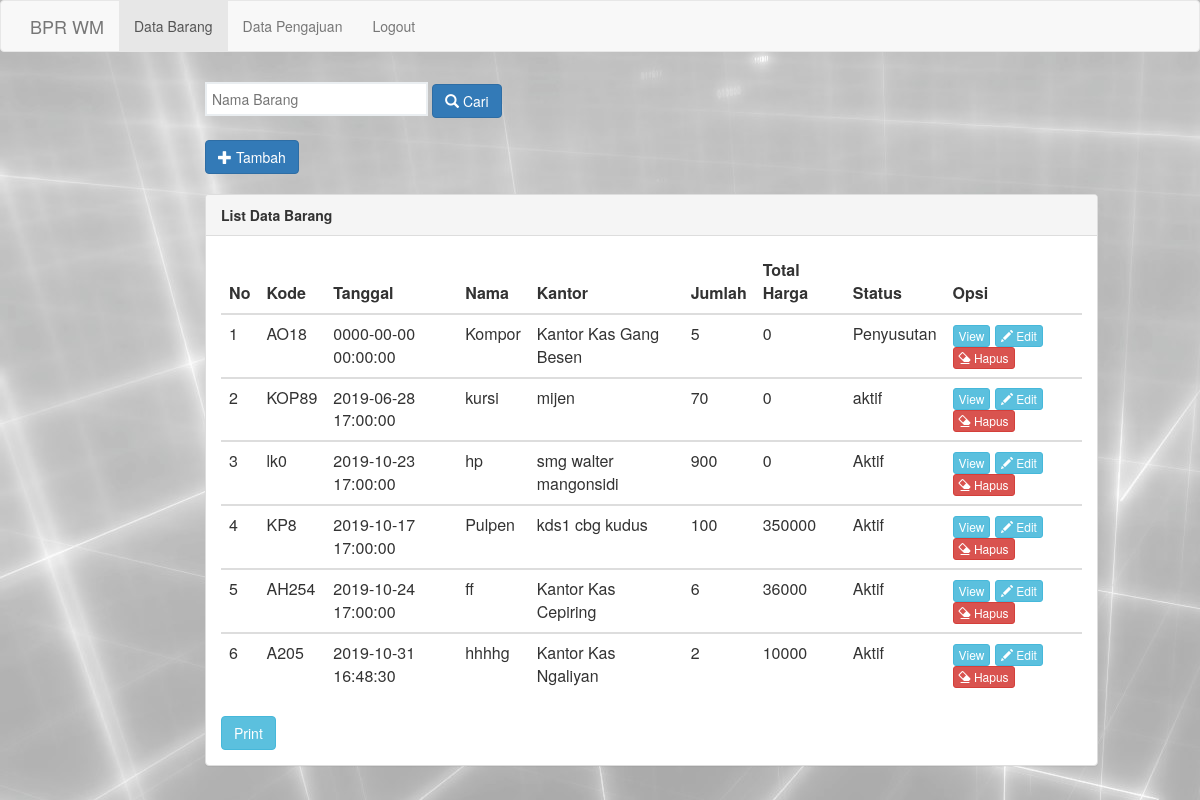
The page /admin/index_data.php on the database its author committed.
### tables this page shows
CREATE TABLE `barang` (
  `id_brg` int(5) NOT NULL,
  `kode_brg` varchar(5) NOT NULL,
  `tgl_msk` timestamp NOT NULL DEFAULT CURRENT_TIMESTAMP,
  `nm_brg` varchar(50) NOT NULL,
  `nm_kantor` varchar(100) NOT NULL,
  `jml_brg` int(100) NOT NULL,
  `sat_brg` varchar(100) NOT NULL,
  `tot_hrg` int(100) NOT NULL,
  `hrg_brg` int(10) NOT NULL,
  `status_brg` varchar(10) NOT NULL
);

### admin/index_data.php (the view, shortened to what this page needs)
<html>
<head>
	<link rel="stylesheet" type="text/css" href="assets/css/bootstrap.css">
</head>
<body>
<nav class="navbar navbar-default">
          <div class="container">
            <div class="navbar-header">
              <a class="navbar-brand" href="www.bprwm.co.id">BPR WM</a>
            </div>
            <div class="collapse navbar-collapse" id="bs-example-navbar-collapse-1">
              <ul class="nav navbar-nav">
                <li class="active"><a href="index_data.php">Data Barang <span class="sr-only">(current)</span></a></li>
                <li><a href="index_pengajuan.php">Data Pengajuan</a></li>
                <li><a href="../logout.php">Logout</a></li>
              </ul>
            </div>
          </div>
        </nav>
	<div class="row">
		<div class="container-fuild">
				<div class="col-md-9 col-md-offset-2">
					<form action="proses_search.php" method="get">
					<input type="search" name="cari" placeholder="Nama Barang" >
					<button action="proses_search.php" type="submit" class="btn btn-primary"><i class="glyphicon glyphicon-search" value="Cari"  ></i> Cari</button>
 				</form>
				<a href="tambah.php" class="btn btn-primary"><i class="glyphicon glyphicon-plus"></i> Tambah</a>
				<br>
					<br><div class="panel panel-default">
						<div class="panel-heading">
							<span class="title"><b>List Data Barang</b></span>
						</div>
						<div class="panel-body">
							<table class="table table-stripped">
								<thead>
									<tr>
										<th>No</th>
										<th>Kode</th>
										<th>Tanggal</th>
										<th>Nama </th>
										<th>Kantor</th>
										<th>Jumlah</th>
										<th>Total Harga</th>
										<th>Status</th>
										<th>Opsi</th>
									</tr>
								</thead>
								<?php
									include 'koneksi.php';
									$lihat	= mysqli_query($connect, "SELECT * FROM barang");
									if (mysqli_num_rows($lihat) == 0) {
										echo '<tr><td colspan="6"><center>Data Kosong!!!</center></td></tr>';
									}else{
									$no 	= 1;
									while($data = mysqli_fetch_array($lihat)) {
								?>
								<tbody>
									<tr>
										<td><?php echo $no;?></td>
										<td><?php echo $data['kode_brg']?></td>
										<td><?php echo $data['tgl_msk']?></td>
										<td><?php echo $data['nm_brg']?></td>
										<td><?php echo $data['nm_kantor']?></td>
										<td><?php echo $data['jml_brg']?></td>
										<td><?php echo $data['tot_hrg']?></td>
										<td><?php echo $data['status_brg']?></td>
										<td>
											<a href="view_barang.php?id_brg=<?php echo $data['id_brg']?>" class="btn btn-info btn-xs"><i "></i>View </a>
											<a href="edit.php?id_brg=<?php echo $data['id_brg']?>" class="btn btn-info btn-xs"><i class="glyphicon glyphicon-pencil"></i> Edit</a>
											<a href="proses_hapus.php?id_brg=<?php echo $data['id_brg']?>" class="btn btn-danger btn-xs"><i class="glyphicon glyphicon-erase"></i> Hapus</a>
										</td>
									</tr>
								</tbody>
								<?php $no++;}}?>
							</table>
								<button onClick="print_data()" class="btn btn-info">Print</button>
						</div>
					</div>
				</div>
			</div>
		</div>
</body>
</html>

### rows shown on the page
barang: kode_brg "AO18", tgl_msk "0000-00-00 00:00:00", nm_brg "Kompor", nm_kantor "Kantor Kas Gang Besen", jml_brg "5", tot_hrg "0", status_brg "Penyusutan"
barang: kode_brg "KOP89", tgl_msk "2019-06-28 17:00:00", nm_brg "kursi", nm_kantor "mijen", jml_brg "70", tot_hrg "0", status_brg "aktif"
barang: kode_brg "lk0", tgl_msk "2019-10-23 17:00:00", nm_brg "hp", nm_kantor "smg walter mangonsidi", jml_brg "900", tot_hrg "0", status_brg "Aktif"
barang: kode_brg "KP8", tgl_msk "2019-10-17 17:00:00", nm_brg "Pulpen", nm_kantor "kds1 cbg kudus", jml_brg "100", tot_hrg "350000", status_brg "Aktif"
barang: kode_brg "AH254", tgl_msk "2019-10-24 17:00:00", nm_brg "ff", nm_kantor "Kantor Kas Cepiring", jml_brg "6", tot_hrg "36000", status_brg "Aktif"
barang: kode_brg "A205", tgl_msk "2019-10-31 16:48:30", nm_brg "hhhhg", nm_kantor "Kantor Kas Ngaliyan", jml_brg "2", tot_hrg "10000", status_brg "Aktif"
